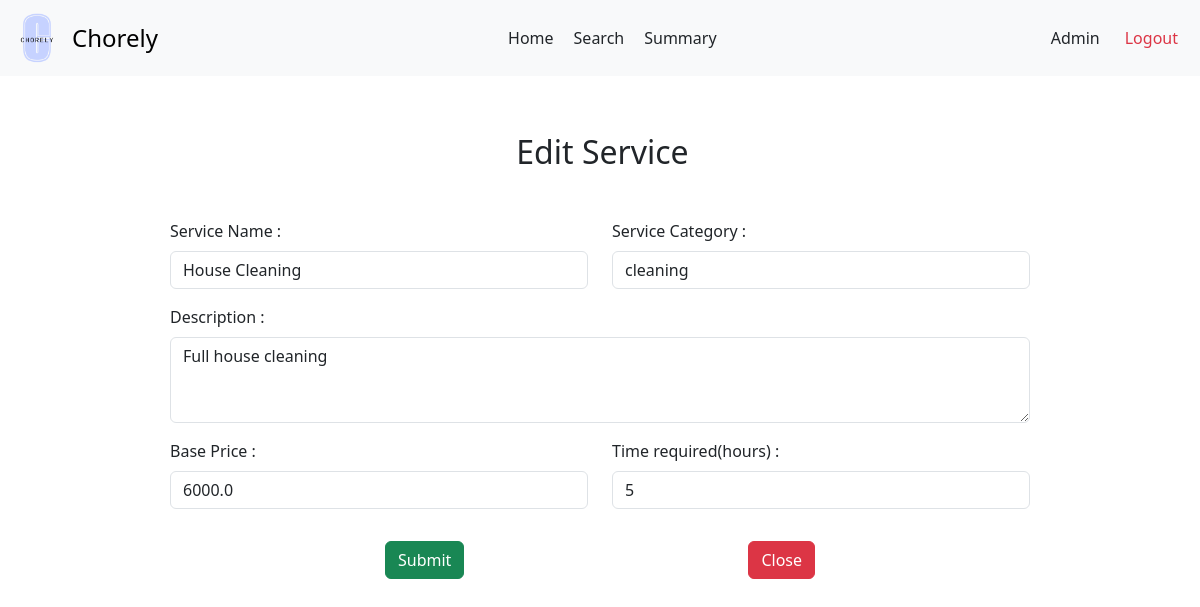
Before: /admin/service/edit/1 with the older database file.
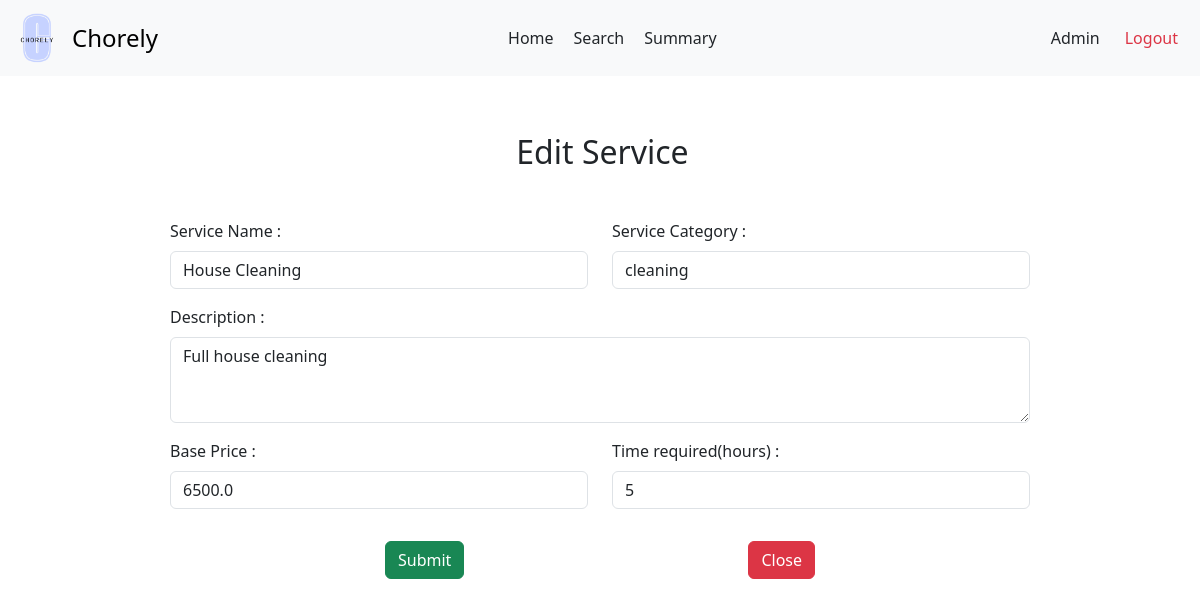
After: the same page with the newer database file.
### backend/models.py (models this page shows)
class Services(db.Model):
    __tablename__ = 'Services'
    service_id = db.Column(db.Integer, primary_key=True, autoincrement=True)
    name = db.Column(db.String, nullable=False)
    description = db.Column(db.String)
    base_price = db.Column(db.Float, nullable=False)
    time_required = db.Column(db.Integer)
    category = db.Column(db.String)
    service_professionals = db.relationship('ServiceProfessionals', backref='service')
    service_requests = db.relationship('ServiceRequests', backref='service')

### backend/adminController.py (the view, shortened to what this page needs)
@app.route('/admin/service/edit/<int:service_id>', methods =['GET', 'POST'])
def edit_service(service_id):
  service = Services.query.get(service_id)
  category_list = [category[0] for category in db.session.query(Services.category).distinct().all()]
  return render_template('admin-service-edit.html', service = service, category_list = category_list)

### templates/admin-service-edit.html (shortened to what this page needs)
<!DOCTYPE html>
<html lang="en">
<head>
  <link rel="stylesheet" href="{{ url_for('static', filename='remarks.css')}}">
  <link href="https://cdn.jsdelivr.net/npm/bootstrap@5.3.3/dist/css/bootstrap.min.css" rel="stylesheet">
  <link rel="stylesheet" href="{{ url_for('static', filename = 'navbar.css')}}">
</head>
<body>
  <nav class="navbar bg-body-tertiary">
    <div class="container-fluid">
      <a class="navbar-brand d-flex align-items-center" href="#" style="text-decoration: none;">
        <img src="{{ url_for('static', filename = 'logo.png')}}" alt="Chorely Logo" width="50" height="50" id="logo">
        <span style="font-size: 1.5rem;">Chorely</span>
      </a>
      <div style="display: flex;">
        <a class="nav-link active" aria-current="page" href="/admin">Home</a>
        <a class="nav-link" href="/admin/search">Search</a>
        <a class="nav-link" href="/admin/summary">Summary</a>
      </div>
      <div class="d-flex text text-end">
        <a class="nav-link" href="/admin/profile">Admin</a>
        <a class="nav-link text-danger" href="/userlogin">Logout</a>
      </div>
    </div>
  </nav>
  <div id="main">
    <div id="canvas">
      <div id="form-body">
        <div class="text-center mb-4">
          <h2 class="headings">Edit Service</h2>
        </div>
          <form action="/admin/service/edit/{{ service.service_id }}" class="mt-5" method="post">
            <div class="row">
              <div class="col-md-6 mb-3">
                <label for="name" class="form-label">Service Name :</label>
                <input type="text" class="form-control" name="name" required autocomplete="off" value="{{ service.name }}">
              </div>
              <div class="col-md-6 mb-3">
                <label for="serviceSelect" class="form-label">Service Category :</label>
                <input list="categoryOptions" id="serviceSelect" name="category" class="form-control" value="{{ service.category }}" placeholder="Select or type..." required>
              </div>
            </div>
            <div class="mb-3">
              <label for="description" class="form-label">Description :</label>
              <textarea class="form-control" id="description" rows="3" name="description">{{ service.description }}</textarea>
            </div>
            <div class="row">
              <div class="col-md-6 mb-3">
                <label for="price" class="form-label">Base Price :</label>
                <input type="text" class="form-control" id="price" name="price" value="{{ service.base_price }}">
              </div>
              <div class="col-md-6 mb-3">
                <label for="time" class="form-label">Time required(hours) :</label>
                <input type="text" class="form-control" id="time" name="time" value="{{ service.time_required }}">
              </div>
            </div>
            <div class="button-group mt-3">
              <button class="btn btn-success">Submit</button>
              <a href="javascript:history.back()" class="btn btn-danger">Close</a>
            </div>
          </form>
        </div>
      </div>
    </div>
</body>
</html>

Changed rows visible on the page:
changed Services "House Cleaning": price "6000.0" → "6500.0"
